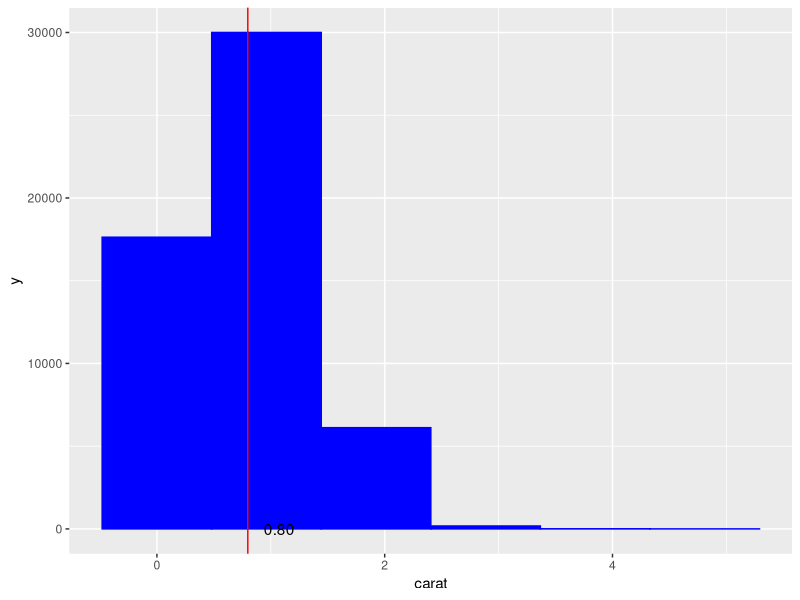
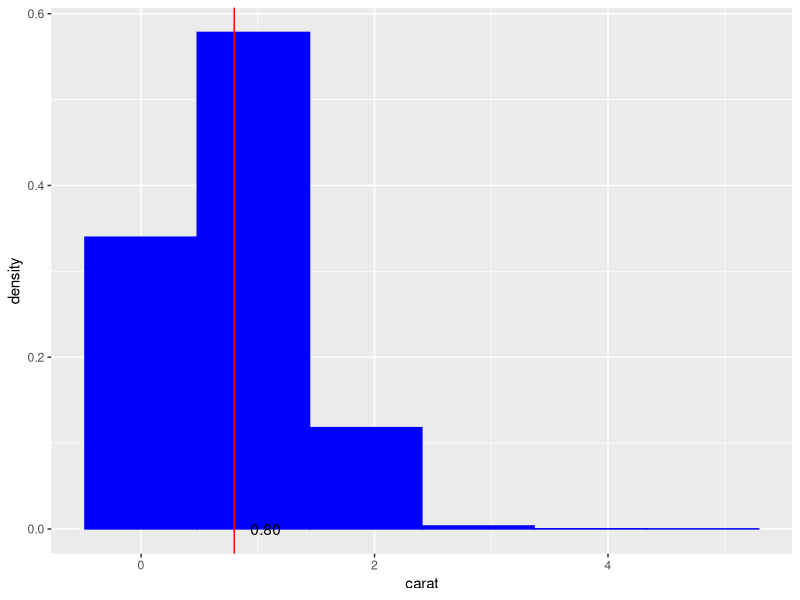
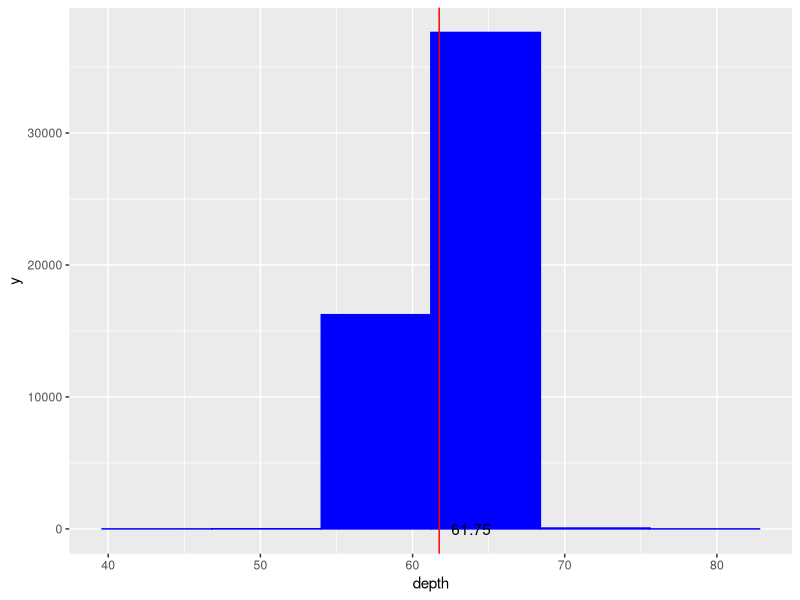
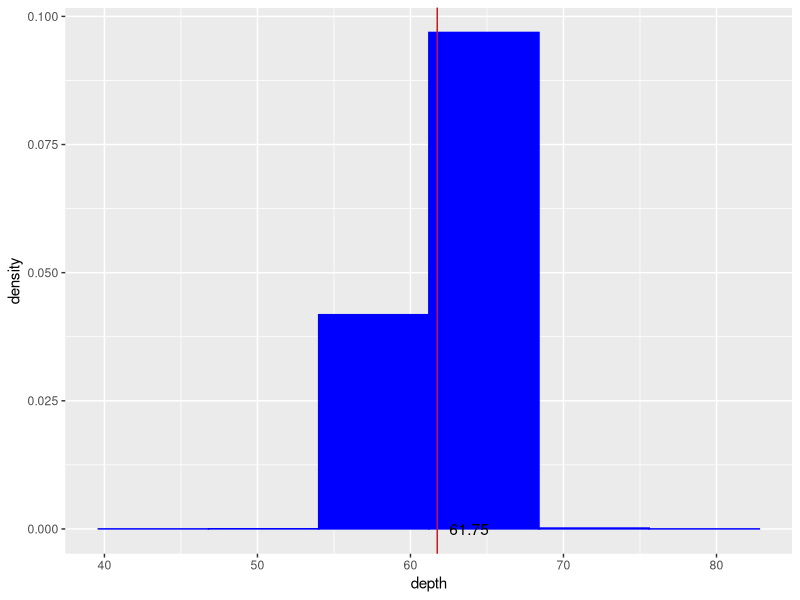
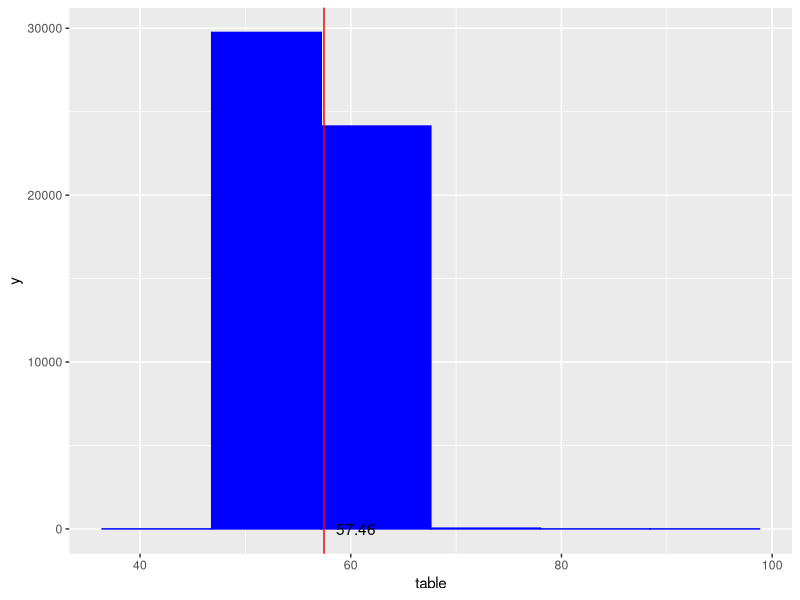
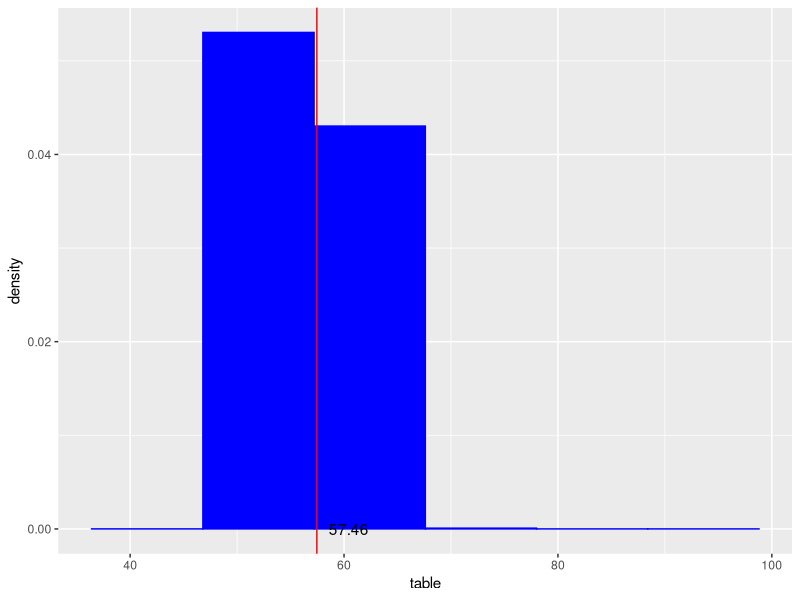
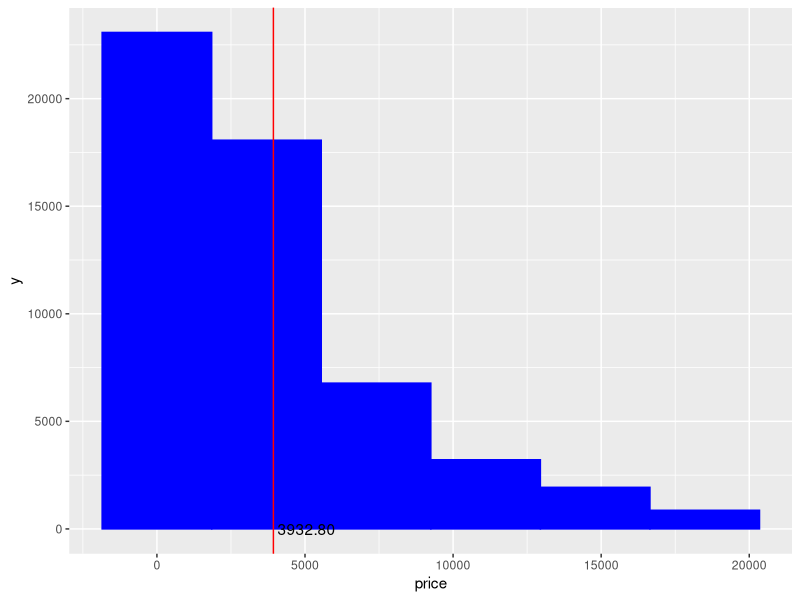
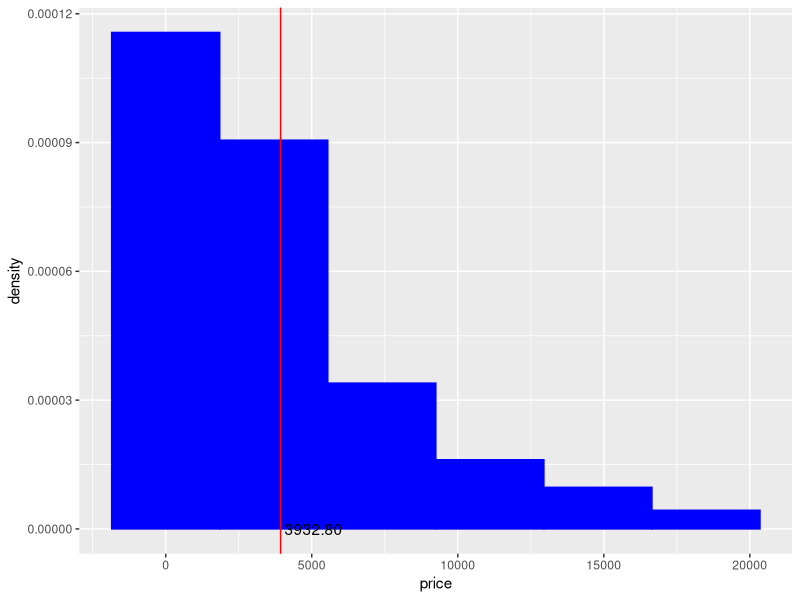

Write the R code that produced these figures, in order. (Note: this script raises an error after producing the figures.)
require("ggplot2")   #import ggplot package for plots and data
#require("grid")      
#require(gridExtra)
data("diamonds")

explore <- function(dataframe,binsize,threshold)
{ 
  df_num=dataframe[sapply(dataframe,is.numeric)]
  #extract all the numeric variables from the dataframe passed by argument
  df_fac=dataframe[sapply(dataframe,is.factor)]
  #extract all the factor variables from the dataframe passed by argument
  df_log=dataframe[sapply(dataframe,is.logical)]
  #extract all the logical variables from the dataframe passed by argument
  #note:the class of df_num,df_fac,df_log is data frame

  #1.Plot a pair of blue histograms with a vertical red line at the mean (one using counts and the other density) 
  #for every numerical variable at each bin size specified in the bin sizes input parameter.
  col_n=colnames(df_num)
  #obtain the columns' name of df_num,that is all numeric columns' name
  for (i in 1:length(binsize))
  #go through the binsize we need to make plots with from the the first in the binsize vector
 {
   for (j in 1:length(col_n))
    #in each binsize loop through the columns in df_num
    {
     num_bins <- (max(df_num[[j]])-min(df_num[[j]]))/binsize[i]
     #calculate the binwidth value of histogram
     col_mean <- mean(df_num[[j]])
     #calculate the mean value of current variable
     mean_Label = sprintf("%8.2f ", col_mean)
     #set the format of the mean value
     p<-ggplot(df_num,aes_string(x=col_n[j]))+
     #obtain the column's name from col_n vector.use it to get the column data and apply them to ggplot.
     geom_histogram(colour="blue",fill="blue",binwidth=num_bins)+
     #draw a histogram graph with blue and then let width of bin equal to num_bins      
     geom_vline(xintercept=col_mean, colour='red')+
     #add a red verticle line whose intercept is the mean of the column
     annotate("text",x=col_mean,y=0,label=mean_Label,hjust=0)
     #add an annotation to this red line with the mean value as its label
     print(p)
    
     q<-ggplot(df_num,aes_string(x=col_n[j]))+
     #obtain the column's name from col_n vector.use it to get the column data and apply them to ggplot.
     geom_histogram(aes(y=..density..),colour="blue",fill="blue",binwidth=num_bins)+
     #use the density method to draw a histogram graph with blue and let width of bin equal to num_bins
     geom_vline(xintercept=col_mean, colour='red')+
     #add a red verticle line whose intercept is the mean of the column
     annotate("text",x=col_mean,y=0,label=mean_Label,hjust=0)+
     #add an annotation to this red line with the mean value as its label
     labs(y="density")
     #add label "density" to y-axis
     print(q)
   }
  }

#2.Plot a gray bar graph for every categorical and binary variable.
    data_nn=data.frame(df_fac,df_log)
    #combine the factor and logical data frame into one data frame
    col_nn=colnames(data_nn)
    #obtain the columns' name of the new data frame
    for (i in 1:length(col_nn))
    #loop through all the categorical and binary columns
     {
      pp<-ggplot(data_nn,aes_string(x=col_nn[i]))+
      #obtain the column's name from col_nn vector.use it to get the column data and apply them to ggplot.
      geom_bar(fill="gray")
      #draw a bar graph with grey
      print(pp)
     }


#3.Calculate the r2 (r-square) value for every pair of numerical variables.
    r_square=numeric()
    #create an empty numeric list to store r-square value for every pair of numeric variables
    for (i in 1:(length(col_n)-1))
    #loop starts from the first numeric variable
    {
     for (j in (i+1):length(col_n))
     #calculate the r-square value between df_num[i] and its following variables 
     #each time add the r value to list r_square
      {
       r_square<-c(r_square,summary(lm(df_num[[i]]~df_num[[j]],df_num))$r.squared)
       #lm(df_num[[i]]~df_num[[j]]) will return a linear model of the ith and jth variable fo df_num. 
       #summary() will return a basic information fo this model
      }
     }
    print(r_square)
    
#4.
#(a)Return a frequency table for every categorical and binary variable
    tablelist<-list() 
    #create an empty tablelist for a list of tables to store all tables
    for (i in 1:ncol(data_nn))
     {#go through all categoricals and binary variables in dataframe
      tablelist[[i]]<-as.data.frame(table((data_nn)[,i])) 
      #using table() to give the counts of ith column in fnb, convert it to a data frame and put into tablelist[[i]]
      names(tablelist[[i]])[1]=colnames(data_nn[i]) 
      #using names() to retain the variable name in the corresponding column name
     } 
     print(tablelist) #output tablelist
     
#(b)
#(i)A summary statistics table for each numerical variable
    s<-summary(df_num)
    print(s)
    #summary() will return a statisticas table for each numerical variable 

#(ii)A data frame that contains each pair of variable names and the associated r-square value
    pair_num=character()
    #create a new character list variable to store each numeric variables pairs' names
    for (i in 1:(length(col_n)-1))
    {#start from the first numeric variable
      for (j in (i+1):length(col_n))
       {#for each variable,connect its name with each of the following's and add this to pair_num
        pair_num<-c(pair_num,paste(col_n[i],col_n[j],sep="-"))
       }
    }
    r_num<-data.frame(pair_num,r_square)
    #we have obtained the r-square value for each pair in problem3 in the same manner
    #combine these two list into a data frame
    print(r_num)
    
#(iii) A data frame that contains each pair of variable names and correlation coefficient (Pearson)
#for all coefficients whose absolute value is greater than the correlation threshold 
  
    cor_thr=numeric()
    pair_thr=character()
    #create a new numeric list variable to store each numeric variables pairs' correlation
    for (i in  1:(length(col_n)-1))
    {#the logic is the same as last problem
      for (j in (i+1):length(col_n))
      {#for each variable,calculate the correlation with each of the following variables
       if (cor(df_num[i],df_num[j])>threshold)
        {cor_thr<-c(cor_thr,cor(df_num[i],df_num[j]))
         pair_thr<-c(pair_thr,paste(col_n[i],col_n[j],sep="-"))
        }
    #if the current two variables' correlation is greater than threshold
    #add the correlation value to list cor_thr
    #connect their names with "-" and then add it to list pair_thr
      }
    }
    corr_n_thr=data.frame(pair_thr,cor_thr)
    #combine these two lists into a data frame
    print(corr_n_thr)
  }


#5.Test
#Example1:Test your function by Using the diamonds data frame you extended to include the VS logical column,
#a vector of bin sizes (5, 20, 50), and a correlation threshold of 0.25.
data(mtcars)
#call in the dataset mtcars
data=diamonds
#create a new data frame variable and assign data diamonds to it
#I do this because I want to keep the data diamonds intact but I don't know it necessary or not
test=as.logical(rep(mtcars$vs,len=nrow(data)))
#get the data mtcars's column vs and repeat vs until the length equals that of columns in data
#change this new colunm into logical type and assign it to new variable test
diamonds1=data.frame(data,test)
#add this column test to the data frame data

##Prof G: Should return a list of things
outlist <- explore(diamonds1,c(5,20,50),0.25)

#Example2:
#Prof G: This has errors during execution and does not finish
explore(mtcars,c(5,20,50),0.25)
#for this test example, I have errors. I think it is because in mtcars dataset, there is no
#factorial and logical columns.

for (i in 1:length(outlist)) {print(outlist[i])}
str(outlist)
